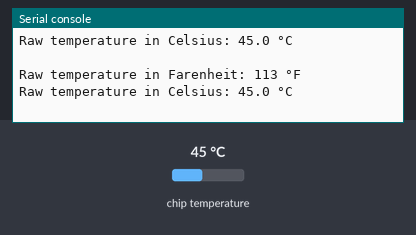
Simulated run of this program. Board: ESP32 board running MicroPython. Shown: the last lines printed to the serial console. The inputs (shaded band) are chosen by the test bench; at power-on: chip temperature 45 °C.

Above: at 1.2 s.
1.3 s: chip temperature set to 21 °C
At 2.6 s:
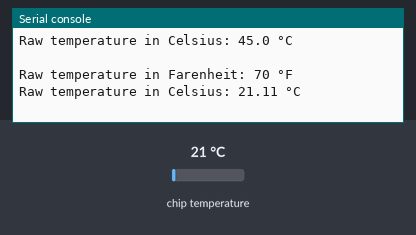
2.8 s: chip temperature set to 35 °C
At 3.7 s:
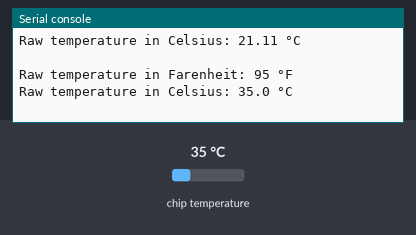
Timing chart, 0 to 5.8 s (numbered marks = the images above; inputs shaded):
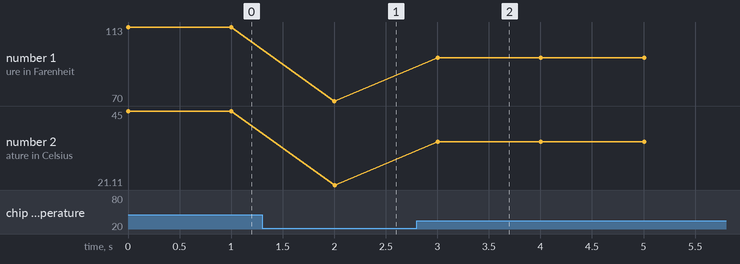

The program:

uP_-_12.40_-_raw_temperature_test.py
```python
'''
 12.40 - Integrated raw temperature sensor reading

 The ESP32 clock contains a temperature sensor which can return readings in Farenheit.

 This script demonstrates how to read the integrated sensor.


 Components
 ----------
  - ESP32
  - Wires
  - Breadboard

 Documentation:
 Timers: http://docs.micropython.org/en/latest/esp32/quickref.html#timers
 Board control, frequency: http://docs.micropython.org/en/latest/esp32/quickref.html?highlight=osdebug#general-board-control

 Course:
 MicroPython with the ESP32
 https://techexplorations.com

'''

import esp32
from time import sleep

while True:
    print("Raw temperature in Farenheit:", esp32.raw_temperature(), "°F")
    celsius = (esp32.raw_temperature() - 32)/1.8
    print("Raw temperature in Celsius:", round(celsius,2), "°C\n")
    sleep(1)
```

Measured:
- after the input at 1.3 s, the serial console: prints a new line after 0.70 s (image 1)
- after the input at 2.8 s, the serial console: prints a new line after 0.20 s (image 2)
- plotted number 1: 113 → 70 after the input at 1.3 s, 70 → 95 after the input at 2.8 s
- plotted number 2: 45 → 21.11 after the input at 1.3 s, 21.11 → 35 after the input at 2.8 s
